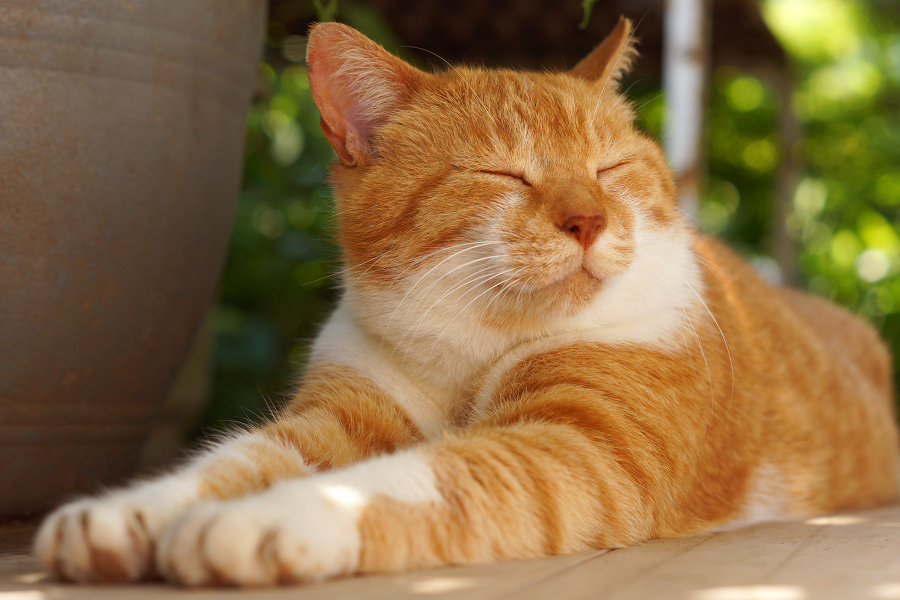
#> input picture Article01 - Pillow (PIL)/cat1.jpg, 1800 x 1200 px, found by its file name (shown at 1/2 size)
$ python demoPrompt03_ChatGPT+Pillow.py
#> lines starting #> are read from the running program, lines starting #| are printed output that depends on the picture
from PIL import Image, ImageDraw, ImageFilter

# Open an image
image = Image.open('C:/Users/ASUS/cat1.jpg')
#> image is the input picture: PIL image 1800x1200 RGB; mean R, G, B 139.3, 110.1, 69.4

# Resize the image
image = image.resize((800, 600))
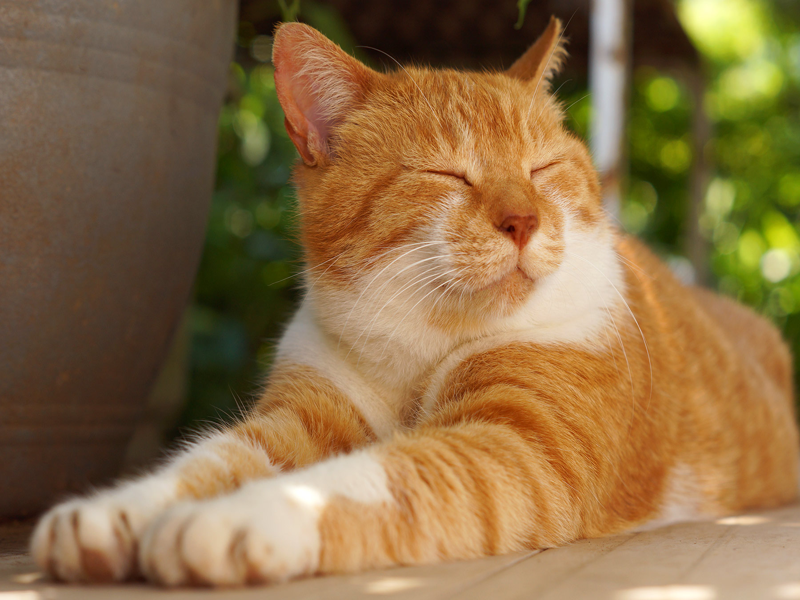
#> image: PIL image 800x600 RGB; mean R, G, B 139.3, 110.1, 69.4

# Crop a portion of the image
image = image.crop((100, 100, 700, 500))
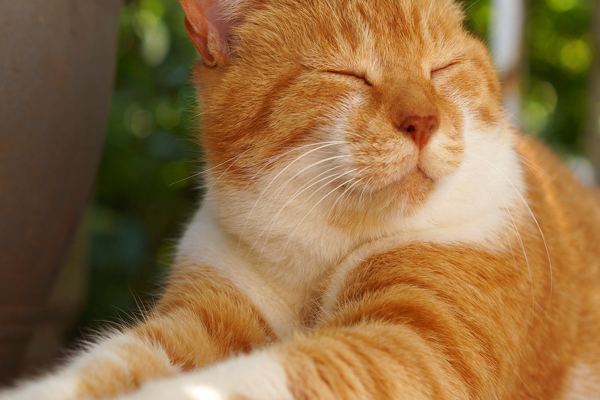
#> image: PIL image 600x400 RGB; mean R, G, B 145.3, 111, 68.1

# Rotate the image
image = image.rotate(90)
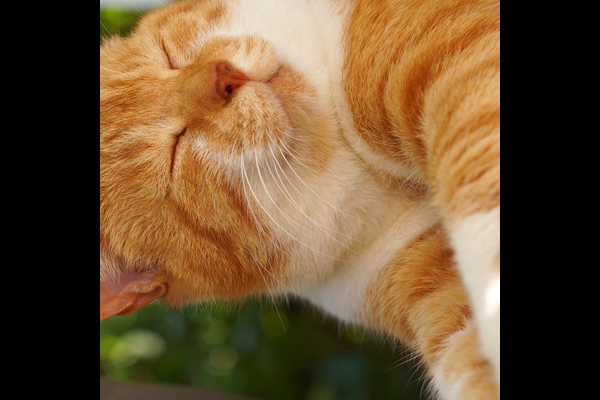
#> image: PIL image 600x400 RGB; mean R, G, B 106.5, 80.6, 49.9

# Apply a Gaussian blur filter
image = image.filter(ImageFilter.GaussianBlur(radius=5))
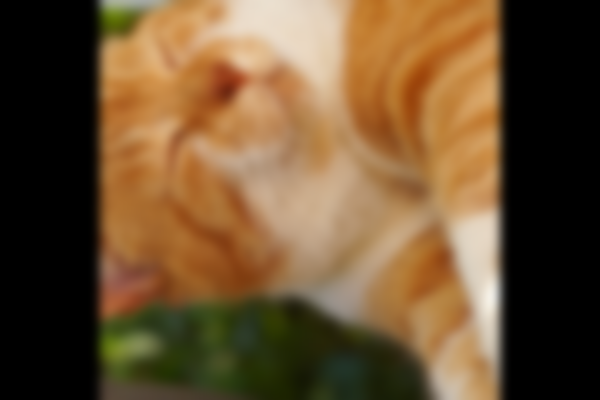
#> image: PIL image 600x400 RGB; mean R, G, B 106.5, 80.6, 49.9

# Convert the image to grayscale
image = image.convert('L') # 'L' mode represents grayscale
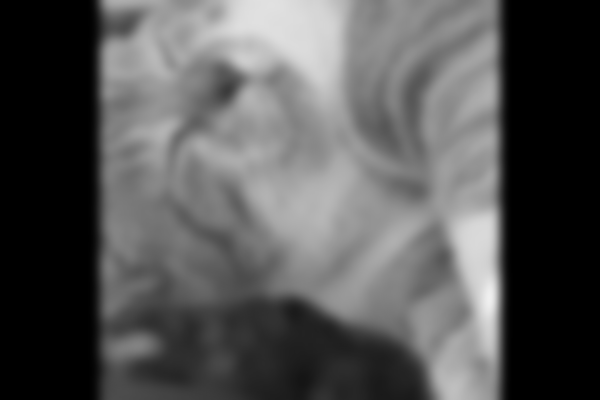
#> image: PIL image 600x400 L; min 0, max 240, mean 84.9

# Draw text on the image
draw = ImageDraw.Draw(image)
draw.text((50, 50), 'Pillow Example (Ft. ChatGPT)', fill='white')

# Save the manipulated image
image.save('C:/Users/ASUS/cat1_output.jpg')
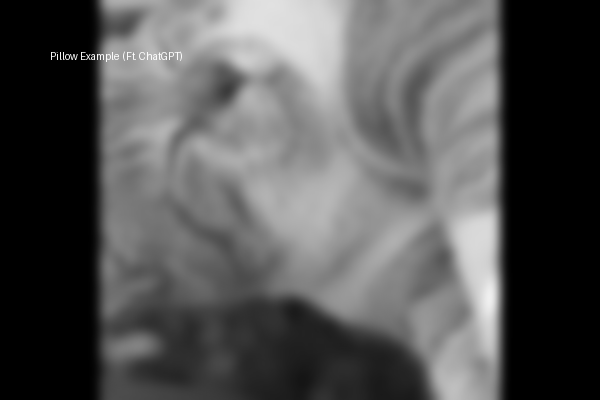
#> saved as cat1_output.jpg: PIL image 600x400 L; min 0, max 254, mean 85.1
